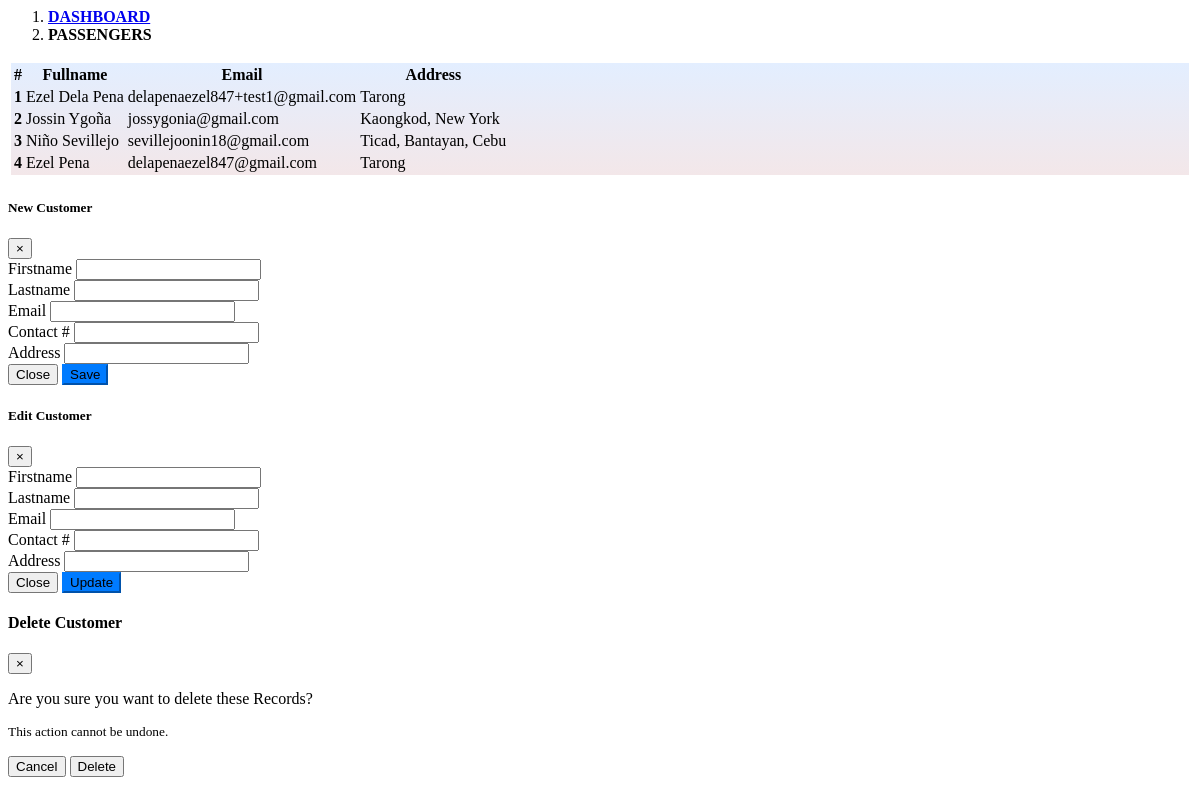
Page /admin/pages/customer.php on the committed database.
### tables this page shows
CREATE TABLE `tblpassenger` (
  `id` int(11) NOT NULL,
  `first_name` varchar(250) NOT NULL,
  `last_name` varchar(250) NOT NULL,
  `email` varchar(250) NOT NULL,
  `address` varchar(250) NOT NULL,
  `password` varchar(250) NOT NULL,
  `verification_code` text NOT NULL,
  `email_verified_at` datetime NOT NULL
);

### admin/pages/customer.php (the view, shortened to what this page needs)
<div>
    <nav aria-label="breadcrumb">
        <ol class="breadcrumb">
            <li class="breadcrumb-item"><a href="/ceres/admin" style="font-family: 'Times New Roman', serif;"><b>DASHBOARD</b></a></li>
            <li class="breadcrumb-item active" aria-current="page" style="font-family: 'Times New Roman', serif;"><b>PASSENGERS</b></li>
        </ol>
    </nav>
    <div class="card">
        <div class="card-body" style="background-image: linear-gradient(to top, #f3e7e9 0%, #e3eeff 99%, #e3eeff 100%);">
        <table id="myTable">
            <thead>
                <tr>
                    <th scope="col">#</th>
                    <th scope="col">Fullname</th>
                    <th scope="col">Email</th>
                    <th scope="col">Address</th>
                </tr>
            </thead>
            <tbody>
                <?php
                    $result = mysqli_query($conn,"SELECT * FROM tblpassenger");
                    $i=1;
                    while($row = mysqli_fetch_array($result)) {
                ?>
                <tr id="<?php echo $row["id"]; ?>">
                    <th scope="row"><?php echo $i; ?></th>
                    <td><?php echo $row["first_name"]." ".$row["last_name"]; ?></td>
                    <td><?php echo $row["email"]; ?></td>
                    <td><?php echo $row["address"]; ?></td>
                </tr>
                <?php
				    $i++;
				    }
				?>
            </tbody>
        </table>
        </div>
    </div>
</div>
<div class="modal fade" id="newCustomerModal" tabindex="-1" aria-labelledby="newCustomerModalLabel" aria-hidden="true">
    <div class="modal-dialog">
        <div class="modal-content">
            <form id="customer_form">
                <div class="modal-header">
                    <h5 class="modal-title" id="newCustomerModalLabel">New Customer</h5>
                    <button type="button" class="close" data-dismiss="modal" aria-label="Close">
                        <span aria-hidden="true">&times;</span>
                    </button>
                </div>
                <div class="modal-body">
                    <div class="form-row">
                        <div class="form-group col-md-6">
                            <label>Firstname</label>
                            <input type="text" id="firstname" name="firstname" class="form-control" required>
                        </div>
                        <div class="form-group col-md-6">
                            <label>Lastname</label>
                            <input type="text" id="lastname" name="lastname" class="form-control" required>
                        </div>
                    </div>
                    <div class="form-group">
                        <label>Email</label>
                        <input type="email" id="email" name="email" class="form-control" required>
                    </div>
                    <div class="form-group">
                        <label>Contact #</label>
                        <input type="number" id="contact" name="contact" class="form-control" required>
                    </div>
                    <div class="form-group">
                        <label>Address</label>
                        <input type="text" id="address" name="address" class="form-control" required>
                    </div>
                </div>
                <div class="modal-footer">
                    <button type="button" class="btn btn-secondary" data-dismiss="modal">Close</button>
                    <button id="btn-add" type="submit" class="btn btn-primary">Save</button>
                </div>
            </form>
        </div>
    </div>
</div>
<div class="modal fade" id="customerEditModal" tabindex="-1" aria-labelledby="customerEditModalLabel"
    aria-hidden="true">
    <div class="modal-dialog">
        <div class="modal-content">
            <form id="edit_customer_form">
                <div class="modal-header">
                    <h5 class="modal-title" id="customerEditModalLabel">Edit Customer</h5>
                    <button type="button" class="close" data-dismiss="modal" aria-label="Close">
                        <span aria-hidden="true">&times;</span>
                    </button>
                </div>
                <div class="modal-body">
                    <div class="form-row">
                        <div class="form-group col-md-6">
                            <label>Firstname</label>
                            <input type="text" id="firstname_u" name="firstname" class="form-control" required>
                        </div>
                        <div class="form-group col-md-6">
                            <label>Lastname</label>
                            <input type="text" id="lastname_u" name="lastname" class="form-control" required>
                        </div>
                    </div>
                    <div class="form-group">
                        <label>Email</label>
                        <input type="email" id="email_u" name="email" class="form-control" required>
                    </div>
                    <div class="form-group">
                        <label>Contact #</label>
                        <input type="number" id="contact_u" name="contact" class="form-control" required>
                    </div>
                    <div class="form-group">
                        <label>Address</label>
                        <input type="text" id="address_u" name="address" class="form-control" required>
                    </div>
                </div>
                <div class="modal-footer">
                    <button type="button" class="btn btn-secondary" data-dismiss="modal">Close</button>
                    <button id="btn-update" type="submit" class="btn btn-primary">Update</button>
                </div>
            </form>
        </div>
    </div>
</div>
<div id="customerDeleteModal" class="modal fade">
    <div class="modal-dialog">
        <div class="modal-content">
            <form id="delete_customer_form">
                <div class="modal-header">
                    <h4 class="modal-title">Delete Customer</h4>
                    <button type="button" class="close" data-dismiss="modal" aria-hidden="true">&times;</button>
                </div>
                <div class="modal-body">
                    <p class="mb-0">Are you sure you want to delete these Records?</p>
                    <p class="text-warning"><small>This action cannot be undone.</small></p>
                </div>
                <div class="modal-footer">
                    <input type="button" class="btn btn-default" data-dismiss="modal" value="Cancel">
                    <button type="submit" class="btn btn-danger" id="delete">Delete</button>
                </div>
            </form>
        </div>
    </div>
</div>

### admin/pages/customer.php (style rules this page uses)
.card { border: 3px solid transparent; border-radius: 5px; animation: ledBorder 1.5s infinite alternate; }
.btn-primary { background-color: #007bff; border-color: #007bff; }

### rows in the picture
tblpassenger: first_name "Ezel", last_name "Dela Pena", email "delapenaezel847+test1@gmail.com", address "Tarong"
tblpassenger: first_name "Jossin", last_name "Ygoña", email "jossygonia@gmail.com", address "Kaongkod, New York"
tblpassenger: first_name "Niño", last_name "Sevillejo", email "sevillejoonin18@gmail.com", address "Ticad, Bantayan, Cebu"
tblpassenger: first_name "Ezel", last_name "Pena", email "delapenaezel847@gmail.com", address "Tarong"
